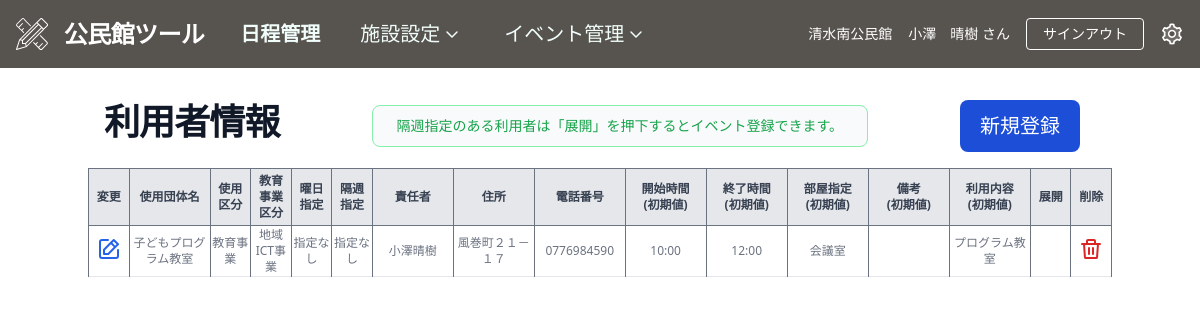
/event_manager/userinformation (signed in), run on an earlier commit of the app's database.
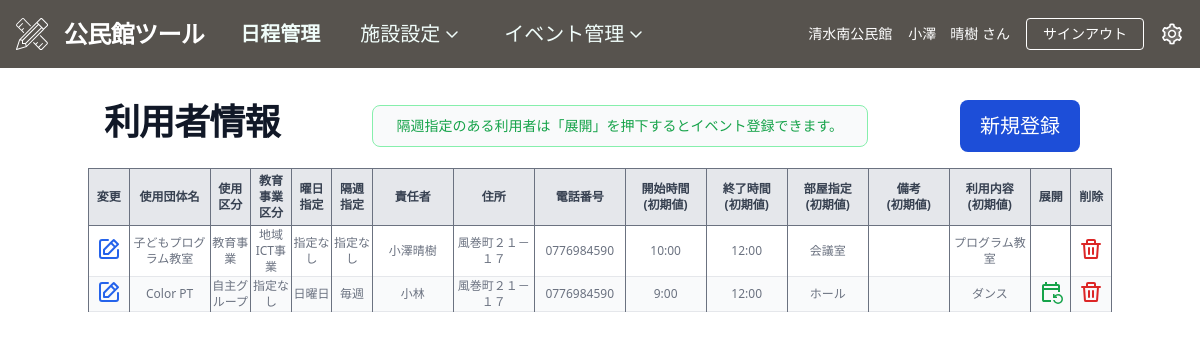
And on a later commit of the database.
### event_manager/models.py (models this page shows, shortened)
class UserInformation(models.Model):
	organization_name = models.CharField('使用団体名', max_length=64, blank=False)
	usage_category = models.CharField('使用区分',max_length=2,choices=USAGE_CATEGORY_CHOICES,blank=False)
	educational_category = models.CharField('教育事業区分',max_length=2,choices=EDUCATION_PROGRAM_CHOICES,blank=True,default='X')
	day_of_week = models.CharField('曜日指定',max_length=2,choices=DAY_OF_WEEK_CHOICES,default='X')
	semiweekly = models.CharField('隔週指定',max_length=2,choices=SEMIWEEK_CHOICES,default='X')
	responsible_party = models.CharField('責任者', max_length=64,blank=True)
	address = models.CharField('住所', max_length=64,blank=True)
	tel = models.CharField('電話番号', max_length=16,blank=True)
	default_start_time = models.TimeField('開始時間（初期値）', null=True)
	default_end_time = models.TimeField('終了時間（初期値）', null=True)
	default_room = models.ForeignKey(Room, null=True,on_delete=models.CASCADE)
	default_remarks = models.CharField('備考（初期値）', max_length=128, blank=True)
	default_details = models.CharField('利用内容（初期値）', max_length=128, blank=True)
	public_hall = models.ForeignKey(PublicHall,on_delete=models.CASCADE)

class Room(models.Model):
	name = models.CharField('利用施設名', max_length=64, blank=False)
	type = models.ForeignKey(UsageFee, null=True,on_delete=models.CASCADE)
	public_hall = models.ForeignKey(PublicHall,on_delete=models.CASCADE)
	def __str__(self):
		return self.name

### event_manager/views.py (the view)
# urls.py: path('userinformation', views.UserInformationListView.as_view(), name="userinformation"),
class UserInformationListView(LoginRequiredMixin, ListView):
    template_name = "event_manager/userinformation.html"
    model = UserInformation
    success_url = reverse_lazy('event_manager:userinformation')
    def get_queryset(self):
        current_public_hall = self.request.user.public_hall  # ログイン中の公民館を取得
        if current_public_hall:
            queryset = UserInformation.objects.filter(
                public_hall=current_public_hall).all()
        return queryset
    def get_context_data(self):
        today = datetime.date.today()
        context = super().get_context_data()
        context['page_title'] = '利用者情報'
        context['form'] = UserInformationForm()    # Create Modal画面
        context['form_update'] = UserInformationUpdateForm()    # Update Modal画面
        context['form_delete'] = UserInformationDeleteForm()    # Delete Modal画面
        context['target_year'] = today.strftime('%Y')+'年'
        return context

### accounts/models.py (called while the page is built)
	def __str__(self):
		return self.name

### templates/event_manager/userInformation.html (shortened to what the changed rows need)
{% extends 'base_calendar.html' %}
{%block content %}
<div id="content">
	<section class="bg-white">
		<div class="flex flex-row py-4 px-4 mx-auto items-center justify-between">
			<h1 class="mb-2 text-4xl font-extrabold tracking-tight leading-none text-gray-900">
				{{ page_title }}
			</h1>
		</div>
	</section>
	<div class="max-w-6xl relative overflow-x-auto mx-auto">
		<table class="w-full text-xs text-center rtl:text-right text-gray-500 border-gray-500 border-x border-solid">
			<thead class="text-gray-700">
				<tr class="border-gray-500 border-y border-solid bg-gray-200">
					<th scope="col" class="border-gray-500 border-x border-solid p-1 w-8">変更</th>
					<th scope="col" class="border-gray-500 border-x border-solid p-1 w-16">使用団体名</th>
					<th scope="col" class="border-gray-500 border-x border-solid p-1 w-8">使用<br>区分</th>
					<th scope="col" class="border-gray-500 border-x border-solid p-1 w-8">教育事業区分</th>
					<th scope="col" class="border-gray-500 border-x border-solid p-1 w-8">曜日<br>指定</th>
					<th scope="col" class="border-gray-500 border-x border-solid p-1 w-8">隔週<br>指定</th>
					<th scope="col" class="border-gray-500 border-x border-solid p-1 w-16">責任者</th>
					<th scope="col" class="border-gray-500 border-x border-solid p-1 w-16">住所</th>
					<th scope="col" class="border-gray-500 border-x border-solid p-1 w-16">電話番号</th>
					<th scope="col" class="border-gray-500 border-x border-solid p-1 w-16">開始時間<br>(初期値)</th>
					<th scope="col" class="border-gray-500 border-x border-solid p-1 w-16">終了時間<br>(初期値)</th>
					<th scope="col" class="border-gray-500 border-x border-solid p-1 w-16">部屋指定<br>(初期値)</th>
					<th scope="col" class="border-gray-500 border-x border-solid p-1 w-16">備考<br>(初期値)</th>
					<th scope="col" class="border-gray-500 border-x border-solid p-1 w-16">利用内容<br>(初期値)</th>
					<th scope="col" class="border-gray-500 border-x border-solid p-1 w-8">展開</th>
					<th scope="col" class="border-gray-500 border-x border-solid p-1 w-8">削除</th>
				</tr>
			</thead>
			<tbody>
				{% for object in object_list %}
				<tr class="odd:bg-white even:bg-gray-50 border-b">
					<td class="border-gray-500 border-x border-solid text-center">
						<button type="button" class="modal-open-button font-medium text-blue-600 mx-auto"
							data-modal-hide="authentication-modal" data-modal-target="#update-modal"
							data-modal-id={{object.pk}}>
							<a href="#" class=" hover:underline">
							</a>
					</td>
					<td class="border-gray-500 border-x border-solid text-center">{{ object.organization_name }}</td>
					<td class="border-gray-500 border-x border-solid text-center">{{ object.get_usage_category_display}}
					</td>
					<td class="border-gray-500 border-x border-solid text-center">
						{{ object.get_educational_category_display }}</td>
					<td class="border-gray-500 border-x border-solid text-center">{{ object.get_day_of_week_display }}
					</td>
					<td class="border-gray-500 border-x border-solid text-center">{{ object.get_semiweekly_display }}
					</td>
					<td class="border-gray-500 border-x border-solid text-center">{{ object.responsible_party }}</td>
					<td class="border-gray-500 border-x border-solid text-center">{{ object.address }}</td>
					<td class="border-gray-500 border-x border-solid text-center">{{ object.tel }}</td>
					<td class="border-gray-500 border-x border-solid text-center">{{ object.default_start_time }}</td>
					<td class="border-gray-500 border-x border-solid text-center">{{ object.default_end_time }}</td>
					<td class="border-gray-500 border-x border-solid text-center">{{ object.default_room }}</td>
					<td class="border-gray-500 border-x border-solid text-center">{{ object.default_remarks }}</td>
					<td class="border-gray-500 border-x border-solid text-center">{{ object.default_details }}</td>
					<td class="border-gray-500 border-x border-solid text-center">
						{% if object.get_semiweekly_display != '指定なし'%}
						<a href="/event_manager/userinformation/record/{{object.pk}}/expand">
							<button type="button" class="font-medium text-green-600 mx-auto">
							</button>
						</a>
						{% endif %}
					</td>
					<td class="border-gray-500 border-x border-solid text-center">
						<button type="button" class="modal-open-button font-medium text-red-600 mx-auto"
							data-modal-hide="authentication-modal" data-modal-target="#delete-modal"
							data-modal-id={{object.pk}}>
						</button>
					</td>
				</tr>
				{% endfor %}
			</tbody>
		</table>
	</div>
</div>
{% include 'event_manager/modals/modal_userinformation_create.html' %}
{% endblock %}

What changed in the data, as far as the page shows it:
added UserInformation: organization_name "Color PT", usage_category "自主グループ", educational_category "指定なし", day_of_week "日曜日", semiweekly "毎週", responsible_party "小林", address "風巻町２１－１７", tel "0776984590", default_start_time "9:00", default_end_time "12:00", default_room "ホール", default_details "ダンス"
